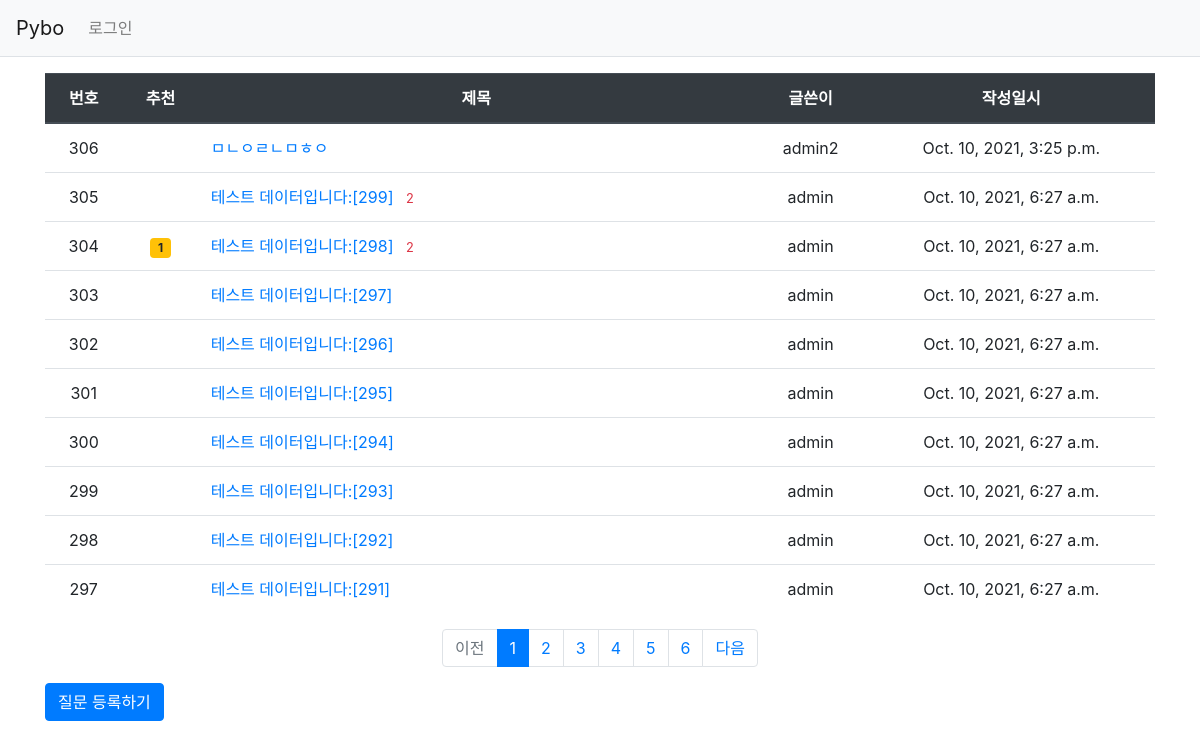
Before: /pybo/ with the older database file.
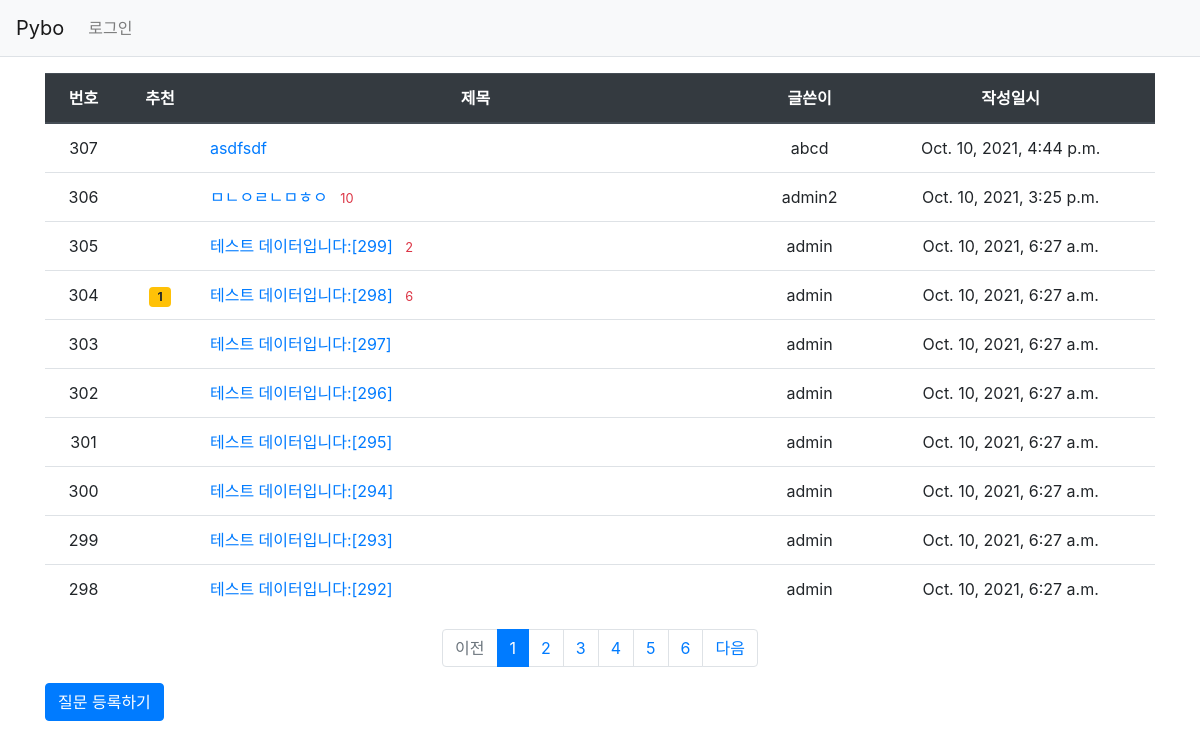
After: the same page with the newer database file.
### pybo/models.py (models this page shows, shortened)
class Question(models.Model):
    author = models.ForeignKey(User, on_delete=models.CASCADE, related_name='author_question')
    subject = models.CharField(max_length=200)
    content = models.TextField()
    modify_date = models.DateTimeField(null=True, blank=True)
    create_date = models.DateTimeField()
    voter = models.ManyToManyField(User, related_name='voter_question')  # 추천인 추가

### pybo/views/base_views.py (the view)
# urls.py: path('', base_views.index, name='index'), # '/' 에 해당되는 path
def index(request):
    page = request.GET.get('page', '1') # 페이지
    question_list = Question.objects.order_by('-create_date')
    paginator = Paginator(question_list, 10) # 페이지당 10개씩 보요주기
    page_obj = paginator.get_page(page)
    context = {'question_list': page_obj}
    return  render(request, 'pybo/question_list.html', context)

### pybo/templatetags/pybo_filter.py (called while the page is built)
@register.filter
def sub(value, arg):
    return value - arg

### templates/pybo/question_list.html
{% extends 'base.html' %}
{% load pybo_filter %}
{% block content %}
<div class="container my-3">
    <table class="table">
        <thead>
        <tr class="text-center thead-dark">
            <th>번호</th>
            <th>추천</th>
            <th style="width:50%">제목</th>
            <th>글쓴이</th>
            <th>작성일시</th>
        </tr>
        </thead>
        <tbody>
        {% if question_list %}
        {% for question in question_list %}
        <tr class="text-center">
            <td>
                {{ question_list.paginator.count|sub:question_list.start_index|sub:forloop.counter0|add:1 }}
            </td>
            <td>
                {% if question.voter.all.count > 0 %}
                <span class="badge badge-warning px-2 py-1">{{ question.voter.all.count }}</span>
                {% endif %}
            </td>
            <td class="text-left">
                <a href="{% url 'pybo:detail' question.id %}">{{ question.subject }}</a>
                {% if question.answer_set.count > 0 %}
                <span class="text-danger small ml-2">{{ question.answer_set.count }}</span>
                {% endif %}
            </td>
            <td>{{ question.author.username }}</td>
            <td>{{ question.create_date }}</td>
        </tr>
        {% endfor %}
        {% else %}
        <tr>
            <td colspan="3">질문이 없습니다.</td>
        </tr>
        {% endif %}
        </tbody>
    </table>
    <ul class="pagination justify-content-center">
        {% if question_list.has_previous %}
        <li class="page-item">
            <a class="page-link" href="?page={{ question_list.previous_page_number }}">이전</a>
        </li>
        {% else %}
        <li class="page-item disabled">
            <a class="page-link" tabindex="-1" aria-disabled="true" href="#">이전</a>
        </li>
        {% endif %}
        {% for page_number in question_list.paginator.page_range %}
        {% if page_number >= question_list.number|add:-5 and page_number <= question_list.number|add:5 %}
            {% if page_number == question_list.number %}
            <li class="page-item active" aria-current="page">
                <a class="page-link" href="?page={{ page_number }}">{{ page_number }}</a>
            </li>
            {% else %}
            <li class="page-item">
                <a class="page-link" href="?page={{ page_number }}">{{ page_number }}</a>
            </li>
            {% endif %}
        {% endif %}
        {% endfor %}
        {% if question_list.has_next %}
        <li class="page-item">
            <a class="page-link" href="?page={{ question_list.next_page_number }}">다음</a>
        </li>
        {% else %}
        <li class="page-item disabled">
            <a class="page-link" tabindex="-1" aria-disabled="true" href="#">다음</a>
        </li>
        {% endif %}
    </ul>
    <a href="{% url 'pybo:question_create' %}" class="btn btn-primary">질문 등록하기</a>
</div>
{% endblock %}

Changed rows visible on the page:
no longer on this page (row unchanged): Question: paginator.count|sub "297", subject "테스트 데이터입니다:[291]", author.username "admin", create_date "Oct. 10, 2021, 6:27 a.m."
added Question: paginator.count|sub "307", subject "asdfsdf", author.username "abcd", create_date "Oct. 10, 2021, 4:44 p.m."
shown differently, row unchanged: Question "ㅁㄴㅇㄹㄴㅁㅎㅇ": answer_set.count (not shown) → "10"
computed for Question "테스트 데이터입니다:[298]": answer_set.count "2" → "6"
